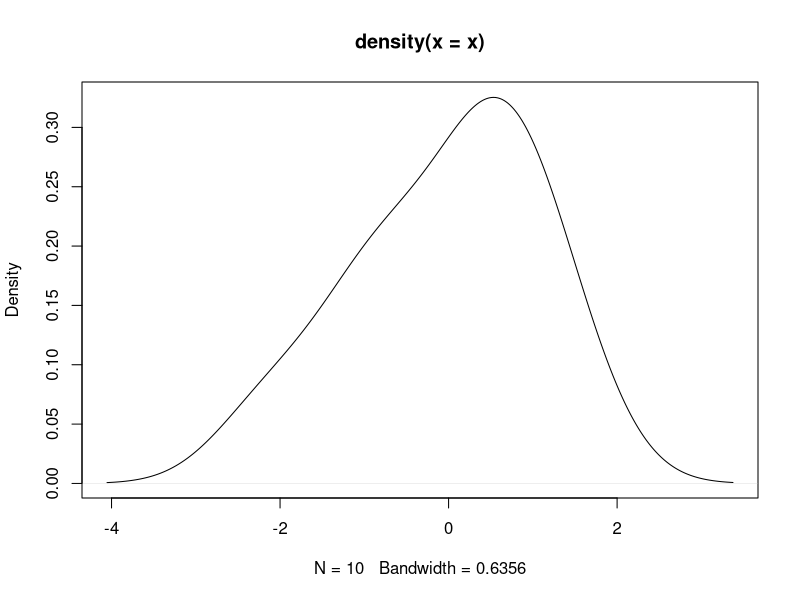
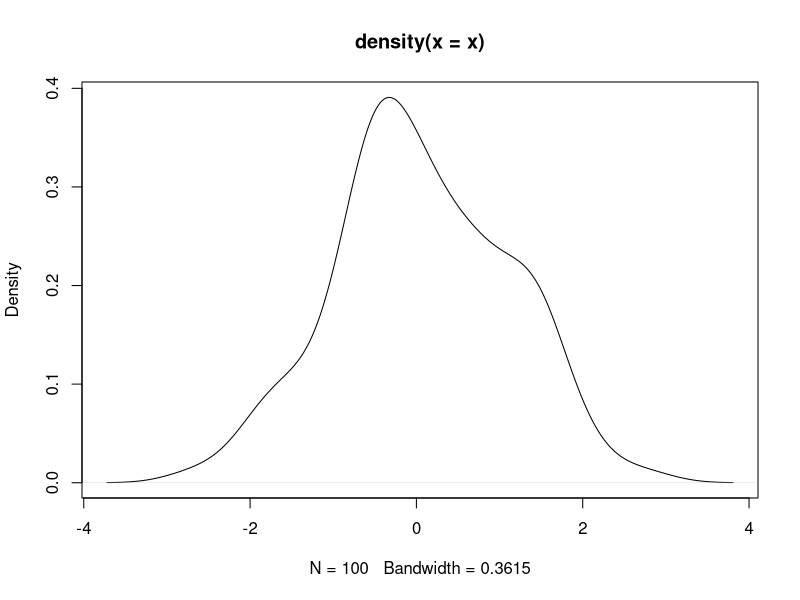

The R source for these figures, in order:
## basic data types

# logical -- boolean
would_it_rain_today <- FALSE
would_it_rain_today

# integer
number_of_students_in_this_class <- 4
number_of_students_in_this_class

# numeric -- double
km_in_a_mile <- 1.6
km_in_a_mile

# character
name <- "my name"
name

## Data structures

# vector
vec_of_numbers <- c(3,7,10)
vec_of_logicals <- c(F,T,T)
vec_of_numbers[2] #1 based index

# matrix -- homogeneous
matrix_example = matrix(c(3,4,5,6),2,2)
#matrix(data = NA, nrow = 1, ncol = 1, byrow = FALSE,dimnames = c("row","column"))

# data frame
df = data.frame(col1 = c('a', 'b'), col2 = c(1,2))

# list
l = list(names = c("person1", "person2"), age = c(12, 34))

## factors

# nominal
days = factor(c("Mon", "Tue", "Wed", "Thu", "Fri", "Sat", "Sun"))
days[2]
# ordinal
state = ordered(c("disabled", "enabled"))
str(state)
# test the order of ordinal values
state[2] > state[1]


## Loops
days = c("Mon", "Tue", "Wed", "Thu", "Fri", "Sat", "Sun")
for(day in days) {
  print(day)
}

for(i in seq(1,10,2)) {
  print(i)
}

library(purrr)

# better to express this as
map(days, print) ##for every element in days execute print and returns it as a vector of length one
# simplify to get a vector
x = unlist(map(days, print))
# now we can say
x[1]

# little taste of functional programming
map(c(1,2,3), function(x) x+1) %>%
  reduce(mean)

# conditinoal statements
y <- 5
if (y>5){
  print ("yes")
}else{
  print("no")
}
x = c(1,2,3,4,5)
ifelse(x > 2, T, F) # iterate over the vector x and return T (for TRUE) if an element is greater than 2, return F (for FALSE) otherwise
#ifelse(condition,true,false)
x[ifelse(x > 2, T, F)]


## functions
get_half_normal_mean <- function(n=10) {
  x = rnorm(n)
  mean(x[x>0])
  plot(density(x))
}
#n is default, but if you provide argument it will replace
get_half_normal_mean()

get_half_normal_mean(100)

